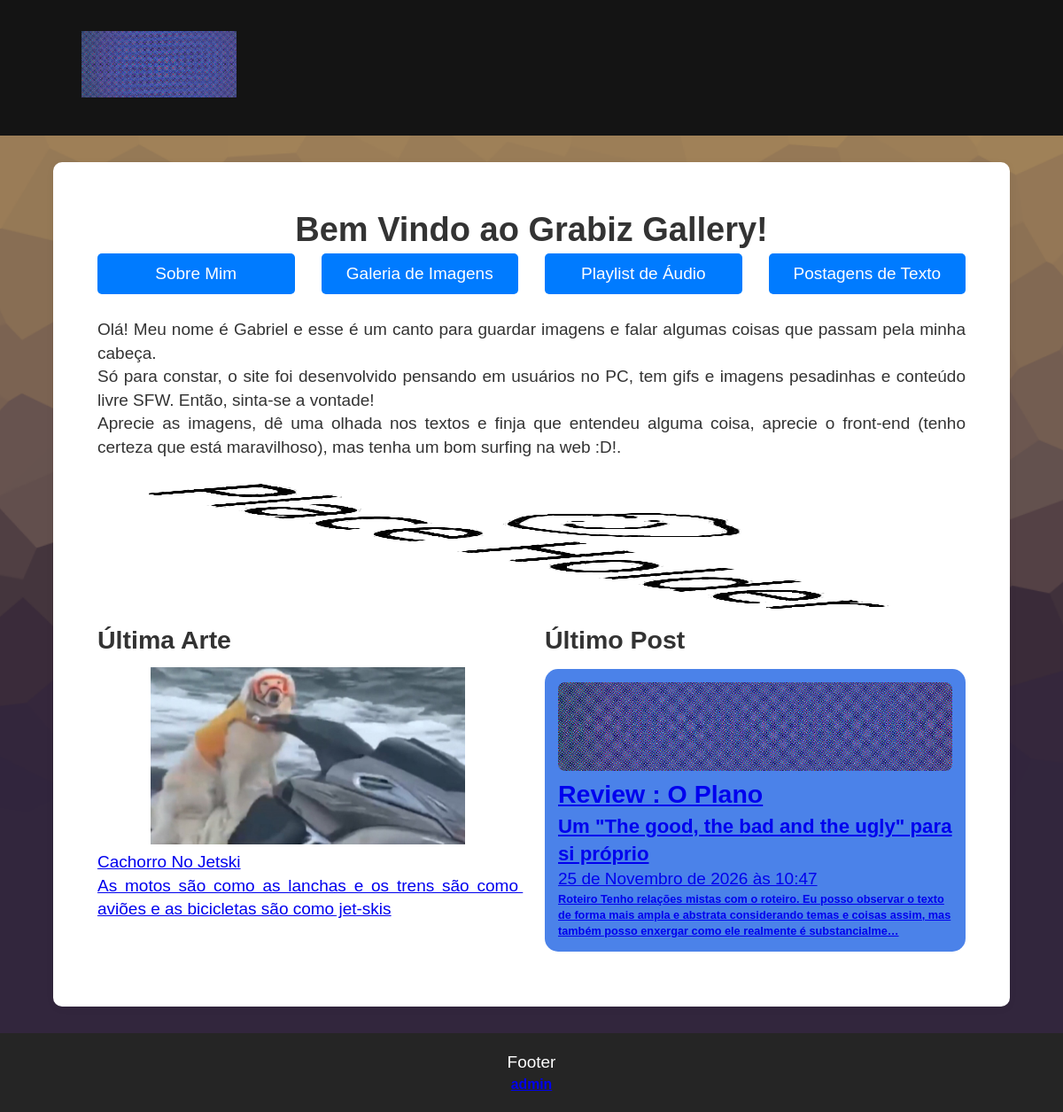
Before: / with the older database file.
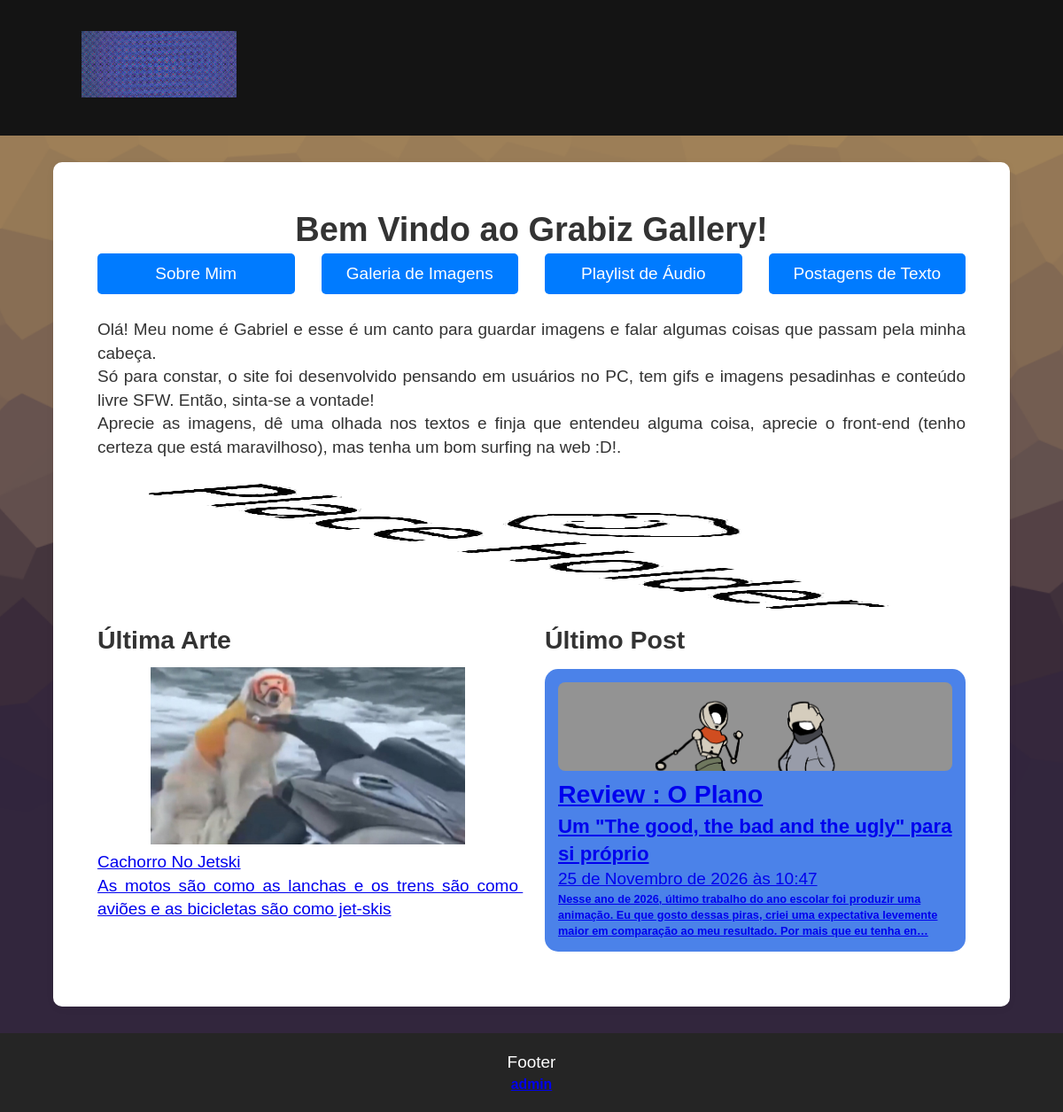
After: the same page with the newer database file.
### textposts/models.py (models this page shows, shortened)
class Post(models.Model):
    title = models.CharField("title",max_length=90)
    slug = models.SlugField(unique=True)
    subtitle = models.CharField("subtitle",max_length=120)
    date = models.DateTimeField(auto_now_add=True)
    text = models.TextField()
    visible = models.BooleanField(default=True)
    image = models.ImageField(upload_to = 'images/textbanners/', blank=True, null=True,)
    class Meta:
        ordering = ["-date"] # The "-" is to display the newer one to the oldest one.
        verbose_name = "post"
        verbose_name_plural = "posts"

### textposts/views.py (the view)
# urls.py: path("", views.homepage, name="home"),
def homepage(request):
    lastimage = MyImage.objects.first()
    lastpost = Post.objects.first()
    return render(request, "textposts/home.html", {
        'image': lastimage,
        'post': lastpost
    })

### textposts/templates/textposts/home.html (shortened to what this page needs)
{% extends "textposts/base.html" %}
{% block content %}
<div>
    <h1 style="text-align: center;">Bem Vindo ao Grabiz Gallery!</h1>
    <div class="pagebar">
        <a class="button" style="width: 100%;" href='/about'>Sobre Mim</a>
        <a class="button" style="width: 100%;" href='/art'>Galeria de Imagens</a>
        <a class="button" style="width: 100%;" href='/audio'>Playlist de Áudio</a>
        <a class="button" style="width: 100%;" href='/text'>Postagens de Texto</a>
    </div>
    <p>
Olá! Meu nome é Gabriel e esse é um canto para guardar imagens e falar algumas coisas que passam pela minha cabeça.
Só para constar, o site foi desenvolvido pensando em usuários no PC, tem gifs e imagens pesadinhas e conteúdo livre SFW. Então, sinta-se a vontade!
Aprecie as imagens, dê uma olhada nos textos e finja que entendeu alguma coisa, aprecie o front-end (tenho certeza que está maravilhoso), mas tenha um bom surfing na web :D!.
    </p>
    <img src="/media/images/site_assets/about_profile.jpg" alt=" Banner" style="width: 100%; height: 150px;">
    <div class="dualcolumns">
    {% if image %}
    <div>
        <h2>Última Arte</h2>
        <a href="/art">
            <div class="slideup" style="padding-top: 10px;">
                <img src="{{ image.image.url }}" alt="{{ image.title }}" style="height: 200px;">
                <p>{{ image.title }}</p>
                <p>{{ image.text }}</p>
            </div>
        </a>
    </div>
    {% endif %}
    {% if post %}
    {% if post.visible %}
    <div>
    <h2>Último Post</h2>
    <div class="mycard slideup">
    <a href="text/read/{{ post.slug }}">
        <div>
            {% if post.image %}
                <img src="{{ post.image.url }}" alt="{{ post.title }}" s>
            {% else %}
                <img src="/media/images/textbanners/banner_placeholder.png" alt="{{ post.title }}">
            {% endif %}
        </div>
        <div>
            <h2>{{ post.title }}</h2>
            <h3>{{ post.subtitle }}</h3>
            <span>{{ post.date }}</span>
            <h6>{{ post.text|truncatechars:200 }}</h6>
        </div>
    </a>
    </div>
    </div>
    {% endif %}
    {% endif %}
    </div>
</div>
{% endblock %}

Changed rows visible on the page:
changed Post "Review : O Plano": image: picture added; text "Roteiro Tenho relações mistas com o roteiro. Eu posso observar o texto de forma mais ampla e abstrata considerando temas e coisas assim, mas também posso enxergar como ele realmente é substancialme…" → "Nesse ano de 2026, último trabalho do ano escolar foi produzir uma animação. Eu que gosto dessas piras, criei uma expectativa levemente maior em comparação ao meu resultado. Por mais que eu tenha en…"
